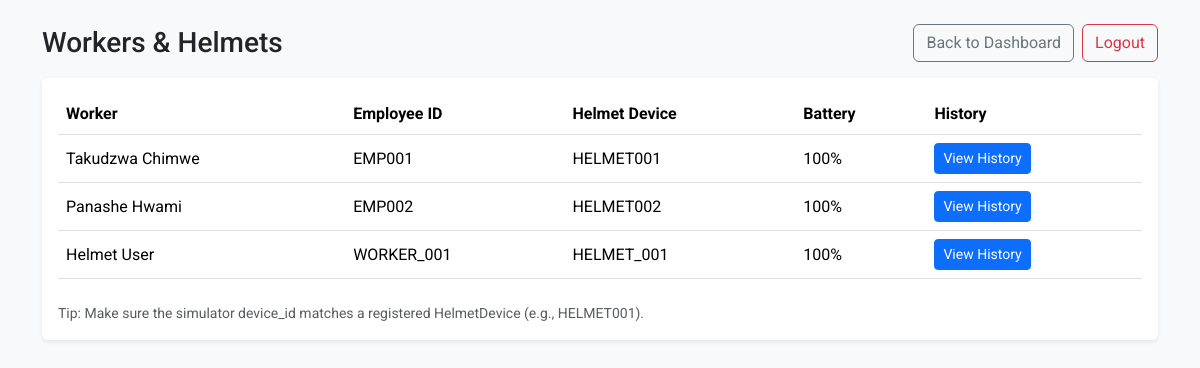
/api/workers/ (signed in), run on the app's committed database.
### monitoring/models.py (models this page shows, shortened)
class HelmetDevice(models.Model):
    device_id = models.CharField(max_length=100, unique=True)
    worker = models.ForeignKey(Worker, on_delete=models.CASCADE, null=True, blank=True)
    battery_level = models.IntegerField(default=100)

class Worker(models.Model):
    user = models.OneToOneField(User, null=True, blank=True, on_delete=models.SET_NULL, related_name='worker_profile')
    name = models.CharField(max_length=100)
    employee_id = models.CharField(max_length=50, unique=True)
    department = models.CharField(max_length=100)

### monitoring/views.py (the view)
# urls.py: path("workers/", workers_list_view),
@require_GET
@login_required
def workers_list_view(request):
    helmets = HelmetDevice.objects.select_related("worker").all()
    return render(request, "monitoring/workers_list.html", {"helmets": helmets})

### monitoring/templates/monitoring/workers_list.html (shortened to what this page needs)
<!doctype html>
<html lang="en">
<head>
  <link href="https://cdn.jsdelivr.net/npm/bootstrap@5.3.3/dist/css/bootstrap.min.css" rel="stylesheet"/>
</head>
<body class="bg-light">
  <div class="container py-4">
    <div class="d-flex justify-content-between align-items-center mb-3">
      <h3 class="m-0">Workers & Helmets</h3>
      <div class="d-flex gap-2">
        <a class="btn btn-outline-secondary" href="/api/dashboard/">Back to Dashboard</a>
        <a class="btn btn-outline-danger" href="/logout/">Logout</a>
      </div>
    </div>
    <div class="card shadow-sm border-0">
      <div class="card-body">
        <div class="table-responsive">
          <table class="table table-hover align-middle">
            <thead>
              <tr>
                <th>Worker</th>
                <th>Employee ID</th>
                <th>Helmet Device</th>
                <th>Battery</th>
                <th>History</th>
              </tr>
            </thead>
            <tbody>
              {% for h in helmets %}
              <tr>
                <td>{{ h.worker.name }}</td>
                <td>{{ h.worker.employee_id }}</td>
                <td>{{ h.device_id }}</td>
                <td>{{ h.battery_level }}%</td>
                <td>
                  <a class="btn btn-sm btn-primary" href="/api/workers/{{ h.device_id }}/">
                    View History
                  </a>
                </td>
              </tr>
              {% empty %}
              <tr><td colspan="5" class="text-muted">No helmets registered yet.</td></tr>
              {% endfor %}
            </tbody>
          </table>
        </div>
        <div class="small text-muted mt-2">
          Tip: Make sure the simulator device_id matches a registered HelmetDevice (e.g., HELMET001).
        </div>
      </div>
    </div>
  </div>
</body>
</html>

### monitoring/templates/monitoring/workers_list.html (style rules this page uses)
body { font-family: 'Roboto', sans-serif; }

### data on the page
HelmetDevice: worker.name "Takudzwa Chimwe", worker.employee_id "EMP001", device_id "HELMET001", battery_level "100"
HelmetDevice: worker.name "Panashe Hwami", worker.employee_id "EMP002", device_id "HELMET002", battery_level "100"
HelmetDevice: worker.name "Helmet User", worker.employee_id "WORKER_001", device_id "HELMET_001", battery_level "100"
